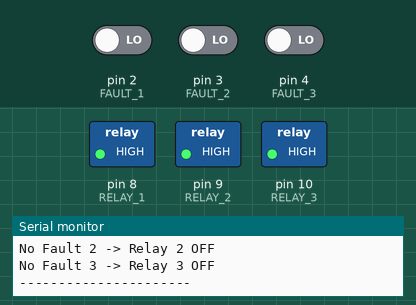
Recording of a sketch running on a simulated Arduino Uno, built with avr-gcc and run on an emulated ATmega328P. Parts: switched loads named in the sketch (green lamp = pin HIGH), the last lines printed to the serial monitor. The inputs (shaded band) are chosen by the test bench; at power-on: pin 2 (FAULT_1) LOW, pin 3 (FAULT_2) LOW, pin 4 (FAULT_3) LOW.

Above: at 1.9 s.
2.0 s: pin 2 (FAULT_1) driven HIGH
At 3.4 s:
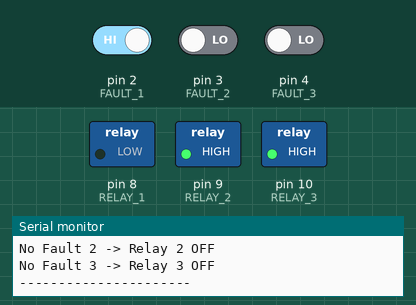
3.7 s: pin 3 (FAULT_2) driven HIGH
At 4.9 s:
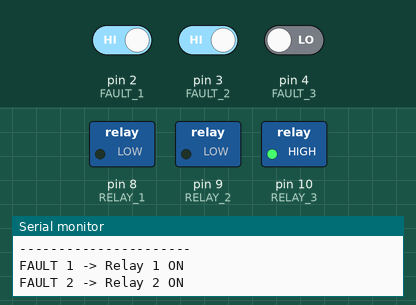
5.3 s: pin 4 (FAULT_3) driven HIGH
At 6.0 s:
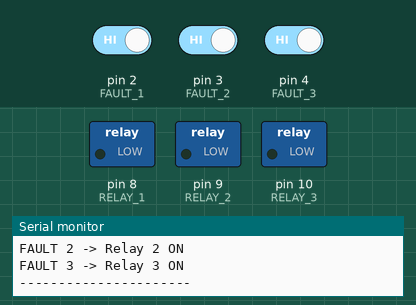
6.9 s: pin 2 (FAULT_1) driven LOW
At 8.1 s:
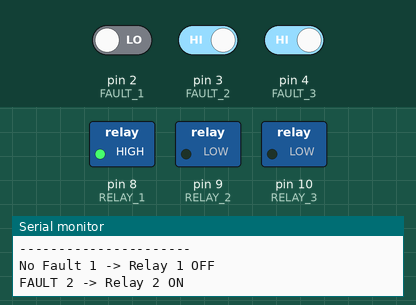
8.5 s: pin 3 (FAULT_2) driven LOW
At 9.4 s:
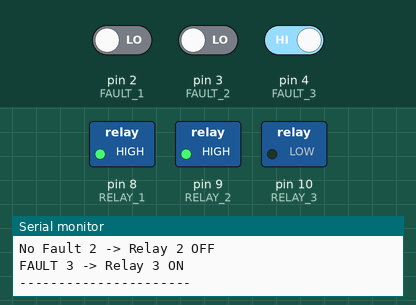
10.1 s: pin 2 (FAULT_1) driven HIGH
At 11.0 s:
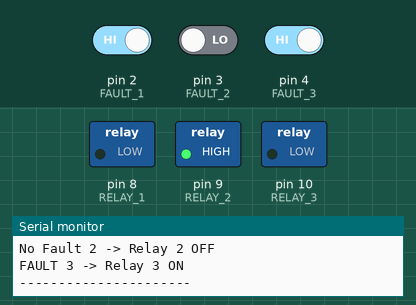
Timing chart, 0 to 12.7 s (numbered marks = the images above; inputs shaded):
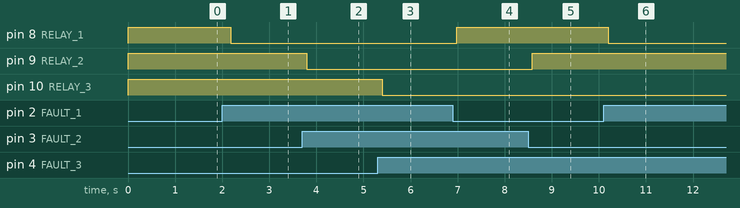

The sketch:

FAULT_DETECTION_USING_FLUX.ino
```cpp
#include <Arduino.h>

// Relay Pins
#define RELAY_1   8
#define RELAY_2   9
#define RELAY_3   10

// Fault Pins
#define FAULT_1   2
#define FAULT_2   3
#define FAULT_3   4

// Relay Logic (Active LOW)
#define RELAY_ON    LOW
#define RELAY_OFF   HIGH

void setup() {
  Serial.begin(9600);

  // Relay Pins
  pinMode(RELAY_1, OUTPUT);
  pinMode(RELAY_2, OUTPUT);
  pinMode(RELAY_3, OUTPUT);

  // Fault Pins
  pinMode(FAULT_1, INPUT);
  pinMode(FAULT_2, INPUT);
  pinMode(FAULT_3, INPUT);

  // Initial OFF
  digitalWrite(RELAY_1, RELAY_OFF);
  digitalWrite(RELAY_2, RELAY_OFF);
  digitalWrite(RELAY_3, RELAY_OFF);

  Serial.println("System Started");
}

void loop() {
  // Read Faults
  int f1 = digitalRead(FAULT_1);
  int f2 = digitalRead(FAULT_2);
  int f3 = digitalRead(FAULT_3);

  // Relay 1 Control
  if (f1 == HIGH) {
    digitalWrite(RELAY_1, RELAY_ON);
    Serial.println("FAULT 1 -> Relay 1 ON");
  } else {
    digitalWrite(RELAY_1, RELAY_OFF);
    Serial.println("No Fault 1 -> Relay 1 OFF");
  }

  // Relay 2 Control
  if (f2 == HIGH) {
    digitalWrite(RELAY_2, RELAY_ON);
    Serial.println("FAULT 2 -> Relay 2 ON");
  } else {
    digitalWrite(RELAY_2, RELAY_OFF);
    Serial.println("No Fault 2 -> Relay 2 OFF");
  }

  // Relay 3 Control
  if (f3 == HIGH) {
    digitalWrite(RELAY_3, RELAY_ON);
    Serial.println("FAULT 3 -> Relay 3 ON");
  } else {
    digitalWrite(RELAY_3, RELAY_OFF);
    Serial.println("No Fault 3 -> Relay 3 OFF");
  }

  Serial.println("----------------------");
  delay(500);
}
```

Measured:
- after the input at 2.0 s, pin 8 (RELAY_1): HIGH → LOW after 0.18 s
- after the input at 3.7 s, pin 9 (RELAY_2): HIGH → LOW after 0.10 s
- after the input at 5.3 s, pin 10 (RELAY_3): HIGH → LOW after 0.10 s
- after the input at 6.9 s, pin 8 (RELAY_1): LOW → HIGH after 0.08 s
- after the input at 8.5 s, pin 9 (RELAY_2): LOW → HIGH after 0.08 s
- after the input at 10.1 s, pin 8 (RELAY_1): HIGH → LOW after 0.10 s
